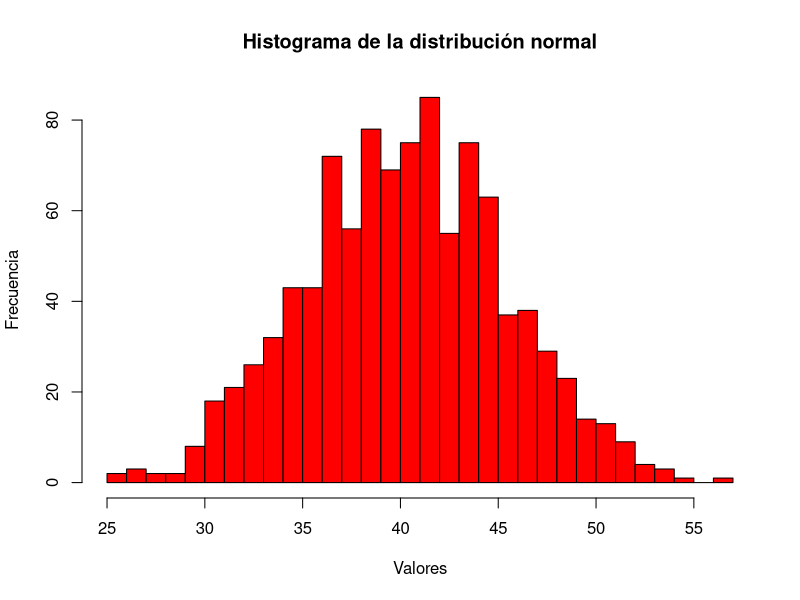

Source code (R):
#EJERCICIO 2
media <- 40
desviacion_estandar <- 5
muestra <- rnorm(1000, mean = media, sd = desviacion_estandar)

hist(muestra, breaks = 30, col = "red", border = "black", 
     main = "Histograma de la distribución normal", 
     xlab = "Valores", 
     ylab = "Frecuencia")
probabilidad <- pnorm(45, mean = media, sd = desviacion_estandar) - pnorm(35, mean = media, sd = desviacion_estandar)
print(paste("La probabilidad de que un valor esté entre 35 y 45 es:", probabilidad))
 